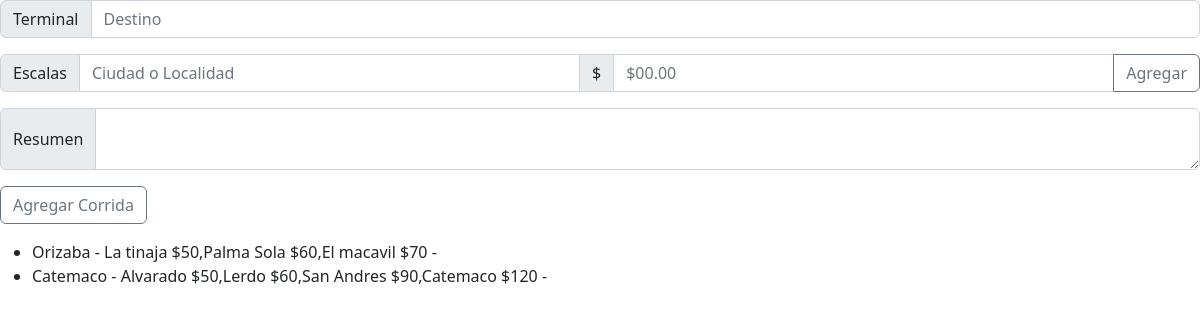
Screenshot of /corridas with the database file from the repository.
### app.py (models this page shows)
class Corrida(db.Model):
    __tablename__ = "corrida"
    id = db.Column(db.Integer, primary_key = True)
    destino = db.Column(db.String(100), nullable = False)
    escala = db.Column(db.String, nullable = False)

### app.py (the view, shortened to what this page needs)
@app.route('/corridas', methods = ['GET', 'POST'])
def corridas():
    return render_template('corridas.html', corridas = Corrida.query)

### templates/corridas.html (shortened to what this page needs)
<!doctype html>
<html lang="en">
  <head>
    <link href="https://cdn.jsdelivr.net/npm/bootstrap@5.2.0/dist/css/bootstrap.min.css" rel="stylesheet">
  </head>
  <body>
    <form action="/corridas" method="post">
      <div class="input-group mb-3">
      <span class="input-group-text">Terminal</span>
      <input type="text" class="form-control" placeholder="Destino" name="destino">
    </div>
    <div class="input-group mb-3">
      <span class="input-group-text">Escalas</span>
      <input type="text" class="form-control" placeholder="Ciudad o Localidad" id="escala">
      <span class="input-group-text">$</span>
      <input type="number" class="form-control" placeholder="$00.00" id="costo">
      <button class="btn btn-outline-secondary" type="button" id="precio" onclick="add_escala()">Agregar</button>
    </div>
    <div class="input-group mb-3">
      <span class="input-group-text" id="escala">Resumen</span>
      <textarea class="form-control" placeholder="" id="escalas" name="escala" readonly></textarea>
    </div>
    <div class="input-group mb-3">
      <button class=" btn btn-outline-secondary" type="submit">Agregar Corrida</button>
    </div>
    </form>
    <div class="listas">
      <ul>
        {% for i in corridas %}
        <li>{{i.destino}} - {{i.escala}} - {{i.anden}} </li>
        {% endfor %}
      </ul>
    </div>
  </body>
</html>

### rows the page displays
Corrida: destino "Orizaba", escala "La tinaja $50,Palma Sola $60,El macavil $70"
Corrida: destino "Catemaco", escala "Alvarado $50,Lerdo $60,San Andres $90,Catemaco $120"
